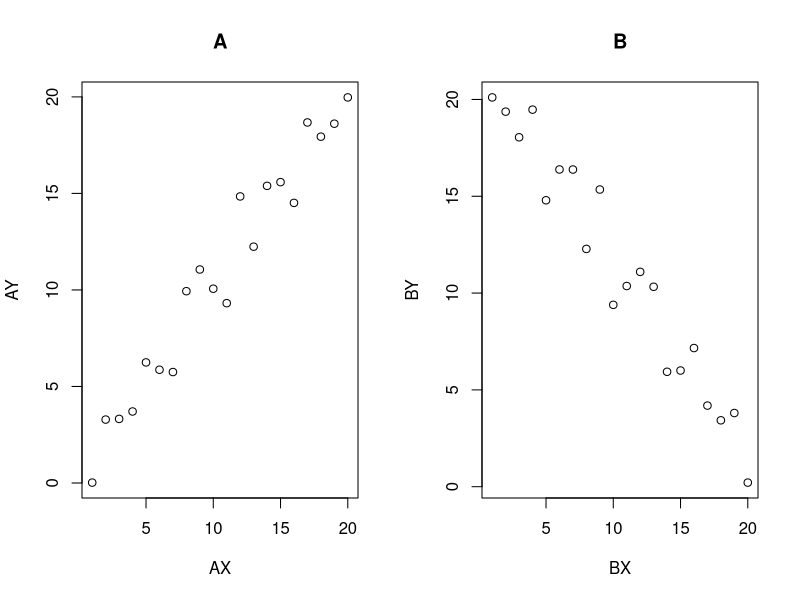
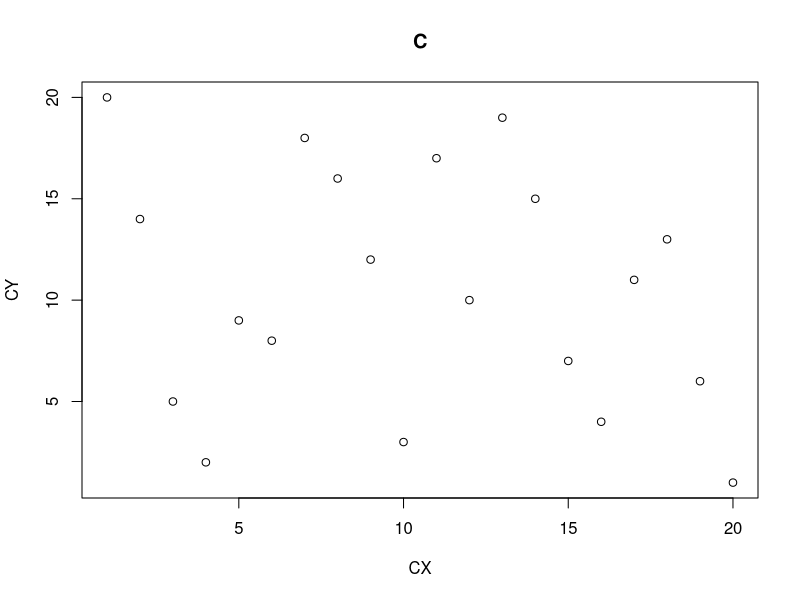
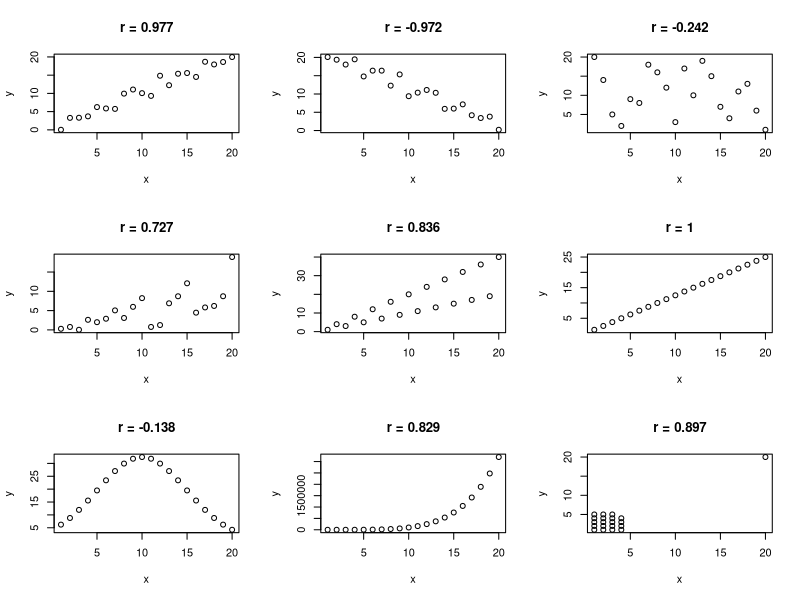
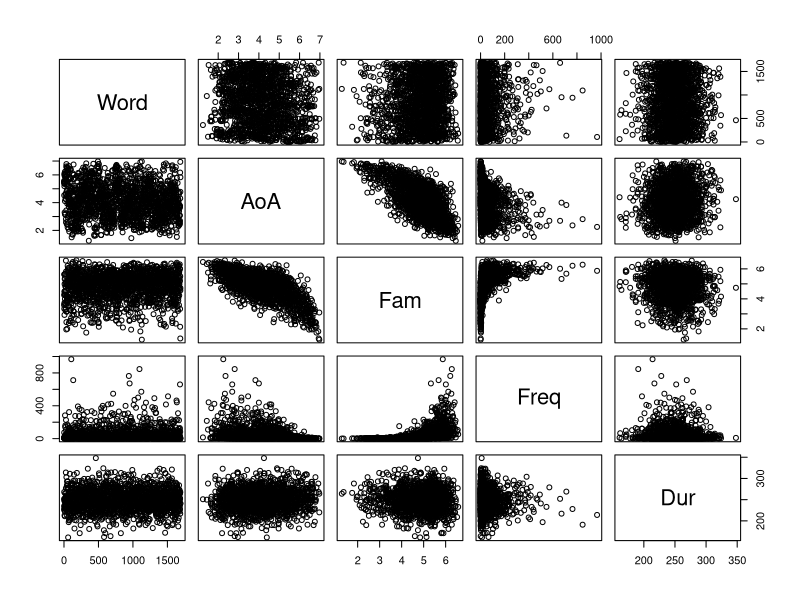
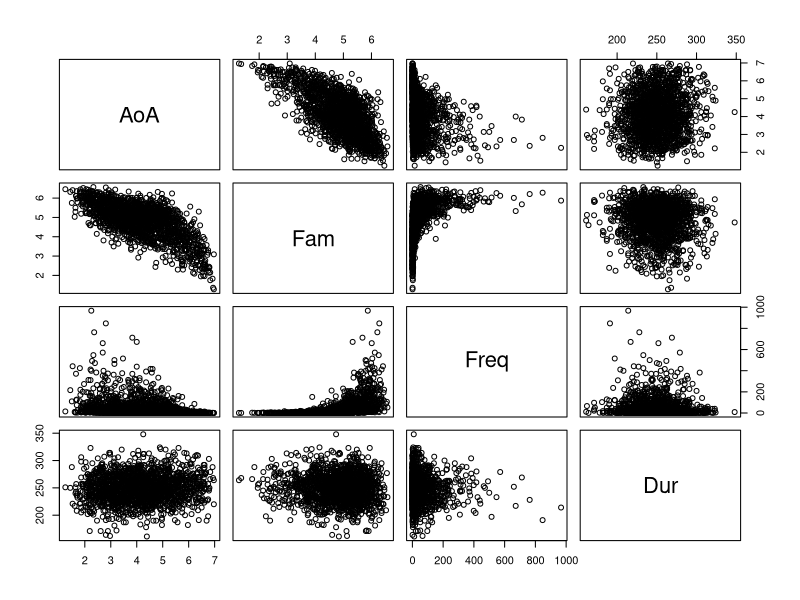
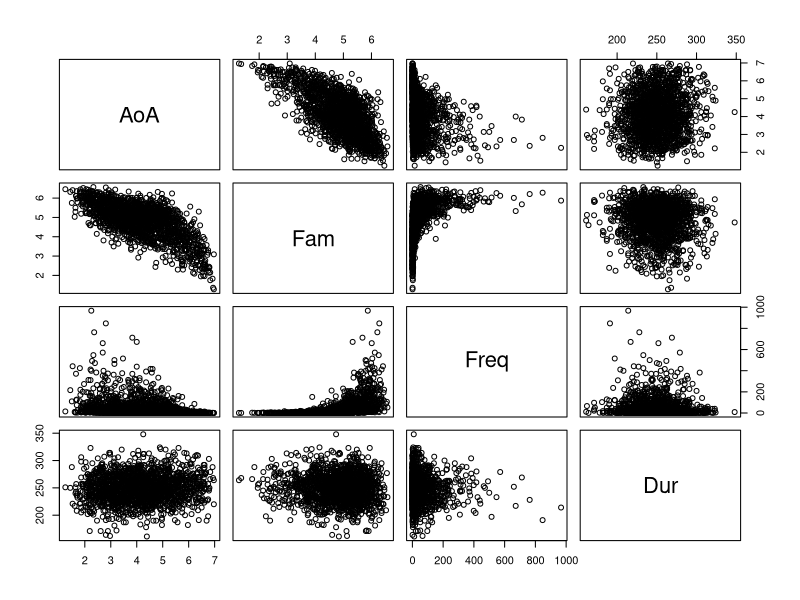
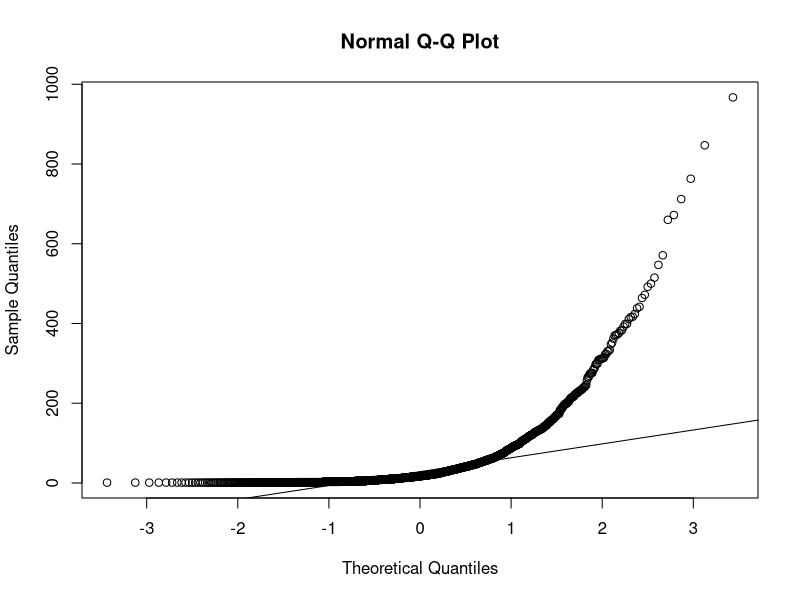
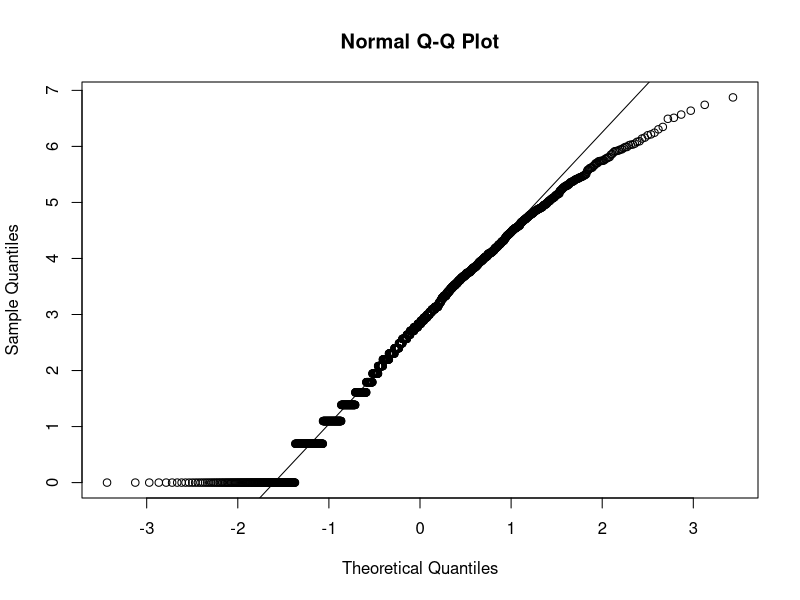

Write the R code that produced these figures, in order.
# 先設定工作目錄！

# 第二節
fakecor = read.delim("scatterplots.txt")	# 將資料讀取為fakecor變數
# 將fakecor設為常駐物件，讓我們可以直接輸入該物件欄位名稱讀取欄位資料
attach(fakecor)

# 產生呈現變量之間關聯性的散佈圖
par(mfrow = c(1, 2))		# 設定圖表空間為1列2欄的排版
plot(AX, AY, main = "A")		# 圖一左放至第一欄
plot(BX, BY, main = "B")		# 圖一右放至第二欄
par(mfrow = c(1, 1))		# 恢復預設的圖表空間排版設定

# 練習一
plot(CX, CY, main = "C")	# XY之間似乎沒有非常明顯的相關性？

# 計算兩個散佈圖中兩個變量的相關係數r
cor(AX, AY)
#[1] 0.9772931
cor(BX, BY)
#[1] -0.9716553

# 練習二
# C組圖已在練習一中呈現
cor(CX, CY)             # 實際相關性係數呈現輕度負相關
cor(DX, DY)             # 實際相關性係數呈現高度正相關
cor(DX, DY)             # 實際相關性係數呈現高度正相關
cor(EX, EY)             # 實際相關性係數呈現高度正相關
cor(FX, FY)             # 實際相關性係數呈現完美正相關
cor(HX, HY)             # 實際相關性係數呈現高度正相關
cor(GX, GY)             # 實際相關性係數呈現輕度正相關

par(mfrow = c(3, 3))    # 設定3x3圖表空間

# 建立一個自訂函數plotCor()，接收兩個變量x與y
plotCor = function(x, y) {
  # paste()將字串與r係數的數字「黏」在一起，而round()將r係數四捨五入至小數第三位
  # 最終以plot()函數產生含標題的散佈圖
  plot(x, y, main = paste("r =", round(cor(x, y), 3)))
}

# 接著直接使用plotCor()函數就好，可以省去重覆許多程式碼的過程
plotCor(AX, AY)
plotCor(BX, BY)
plotCor(CX, CY)
plotCor(DX, DY)
plotCor(EX, EY)
plotCor(FX, FY)
plotCor(GX, GY)
plotCor(HX, HY)
plotCor(IX, IY)

par(mfrow = c(1, 1))    # 恢復預設圖表空間

# 解除fakeCor的常駐狀態
detach(fakecor)

# 第二之二節
fd = read.delim("freqdur.txt")	# 讀取freqdur.txt為fd變數

# 產生每兩組變量之前的相關性散佈圖
plot(fd)		# 依fd變數中的每個變量欄位產生變量相關性圖表
# 但我們不需要字詞編號與其他變量的相關性，所以用兩個方式去掉字詞編號的部份
plot(fd[,2:5])	# 依fd變數中的第二到第五變量欄位產生變量相關性圖表
plot(fd[,-1])	# fd變數中去掉第一欄位後產生變量相關性圖表

# 計算除了字詞編號之外所有變量之間的相關性係數
cor(fd[,-1])

# 測試詞頻資料是否符合常態分佈
qqnorm(fd$Freq)	# 產生fd變數中Freq欄位的常態分位數比較圖
qqline(fd$Freq)	# 產生fd變數中Freq欄位的理論常態分佈線

# 將詞頻進行對數轉換後，再次檢查轉換後的詞頻是否符合常態分佈
fd$LogFreq = log(fd$Freq)
qqnorm(fd$LogFreq)
qqline(fd$LogFreq)

# 利用經過對數轉換的詞頻再次產生相關性散佈圖以及計算相關係數
plot(fd$LogFreq, fd$Dur, xlab = "Log Frequency", ylab = "Duration (ms)")
cor(fd$LogFreq, fd$Dur)
#[1] -0.07608054

# 使用cor.test()檢測對數詞頻與字詞時長的微弱負相關性是否有統計上的顯著性
cor.test(fd$LogFreq, fd$Dur)
